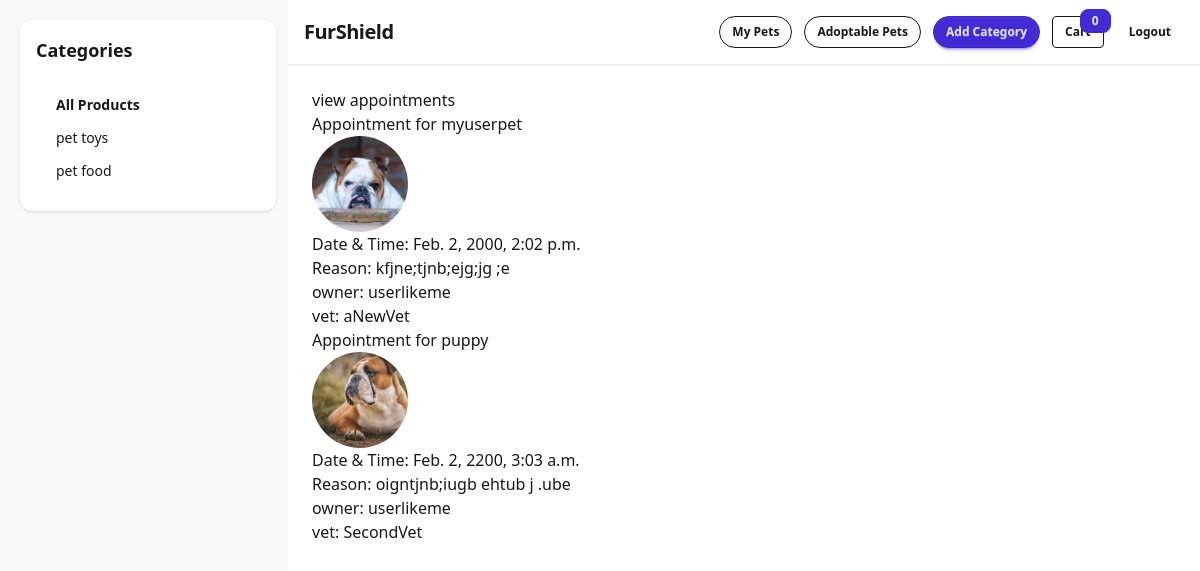
/view_appointments/ (signed in), run on the app's committed database.
### myapp/models.py (models this page shows, shortened)
class Appointment(models.Model):
    pet = models.ForeignKey(
        Pet,
        on_delete=models.CASCADE,
        related_name='appointments'
    )
    vet = models.ForeignKey(
        User,
        on_delete=models.CASCADE,
        related_name='vet_appointments'
    )
    owner = models.ForeignKey(
        User,
        on_delete=models.CASCADE,
        related_name='owner_appointments'
    )
    appointment_date = models.DateTimeField(null=True, blank=True)
    reason = models.TextField()
    created_at = models.DateTimeField(auto_now_add=True)

class Pet(models.Model):
    owner = models.ForeignKey(
        User,
        on_delete=models.CASCADE,
        related_name='pets',
        null=True,
        blank=True
    )
    shelter = models.ForeignKey(
        User,
        on_delete=models.CASCADE,
        related_name='shelter_pets',
        null=True,
        blank=True
    )
    is_adoptable = models.BooleanField(default=False)
    image = models.ImageField(upload_to='pets/', blank=True, null=True)
    pet_name = models.CharField(max_length=100)
    pet_type = models.CharField(max_length=50)
    age = models.PositiveIntegerField(null=True, blank=True)
    breed = models.CharField(max_length=100, blank=True)
    gender = models.CharField(max_length=20)
    special_needs = models.BooleanField(default=False)

class Category(models.Model):
    name = models.CharField(max_length=100)
    image = models.ImageField(upload_to='category_images/')

### myapp/views.py (the view)
# urls.py: path('view_appointments/', views.view_appointments, name='view_appointments'),
@login_required
def view_appointments(request):
    role = request.user.profile.role
    if role == 'owner':
        appointments = Appointment.objects.filter(owner=request.user)
    elif role == 'vet':
        appointments = Appointment.objects.filter(vet=request.user)
    else:
        appointments = Appointment.objects.none()
    return render(request, 'view_appointments.html', {
        'appointments': appointments
    })

### myapp/context_processors.py (called while the page is built)
def categories_processor(request):
    from .models import Category
    return {
        'categories': Category.objects.all()
    }

### myapp/templates/view_appointments.html
{% extends 'base.html' %}
{% block content %}
<h2>view appointments</h2>
<div>
    {% for appointment in appointments %}
    <div class="appointment-card">
        <h3>Appointment for {{ appointment.pet.pet_name }}</h3>
        {% if appointment.pet.image %}
        <img src="{{ appointment.pet.image.url }}" class="w-24 h-24 object-cover rounded-full">
        {% endif %}
        <p>Date & Time: {{ appointment.appointment_date }}</p>
        <p>Reason: {{ appointment.reason }}</p>
        <p>owner: {{ appointment.owner }}</p>
        <p>vet: {{ appointment.vet }}</p>
    </div>
    {% empty %}
    <p>No appointments scheduled.</p>
    {% endfor %}
</div>
{% endblock %}

### myapp/templates/partials/category_sidebar.html
<div class="w-full md:w-64 bg-base-100 rounded-xl shadow p-4">
  <h3 class="text-lg font-bold mb-4">Categories</h3>
  <ul class="menu bg-base-100 rounded-box">
    <li>
      <a href="{% url 'view_products' %}" class="font-semibold">
        All Products
      </a>
    </li>
    {% for category in categories %}
    <li>
      <a href="{% url 'category_products' category.id %}">
        {{ category.name }}
      </a>
    </li>
    {% empty %}
    <li class="opacity-70">No categories</li>
    {% endfor %}
  </ul>
</div>

### data on the page
Appointment: pet.pet_name "myuserpet", pet.image (picture), appointment_date "Feb. 2, 2000, 2:02 p.m.", reason "kfjne;tjnb;ejg;jg ;e", owner "userlikeme", vet "aNewVet"
Appointment: pet.pet_name "puppy", pet.image (picture), appointment_date "Feb. 2, 2200, 3:03 a.m.", reason "oigntjnb;iugb ehtub j .ube", owner "userlikeme", vet "SecondVet"
Category: name "pet toys"
Category: name "pet food"

### other printed values
{{ request.session.cart|length|default:"0" }} "0"
